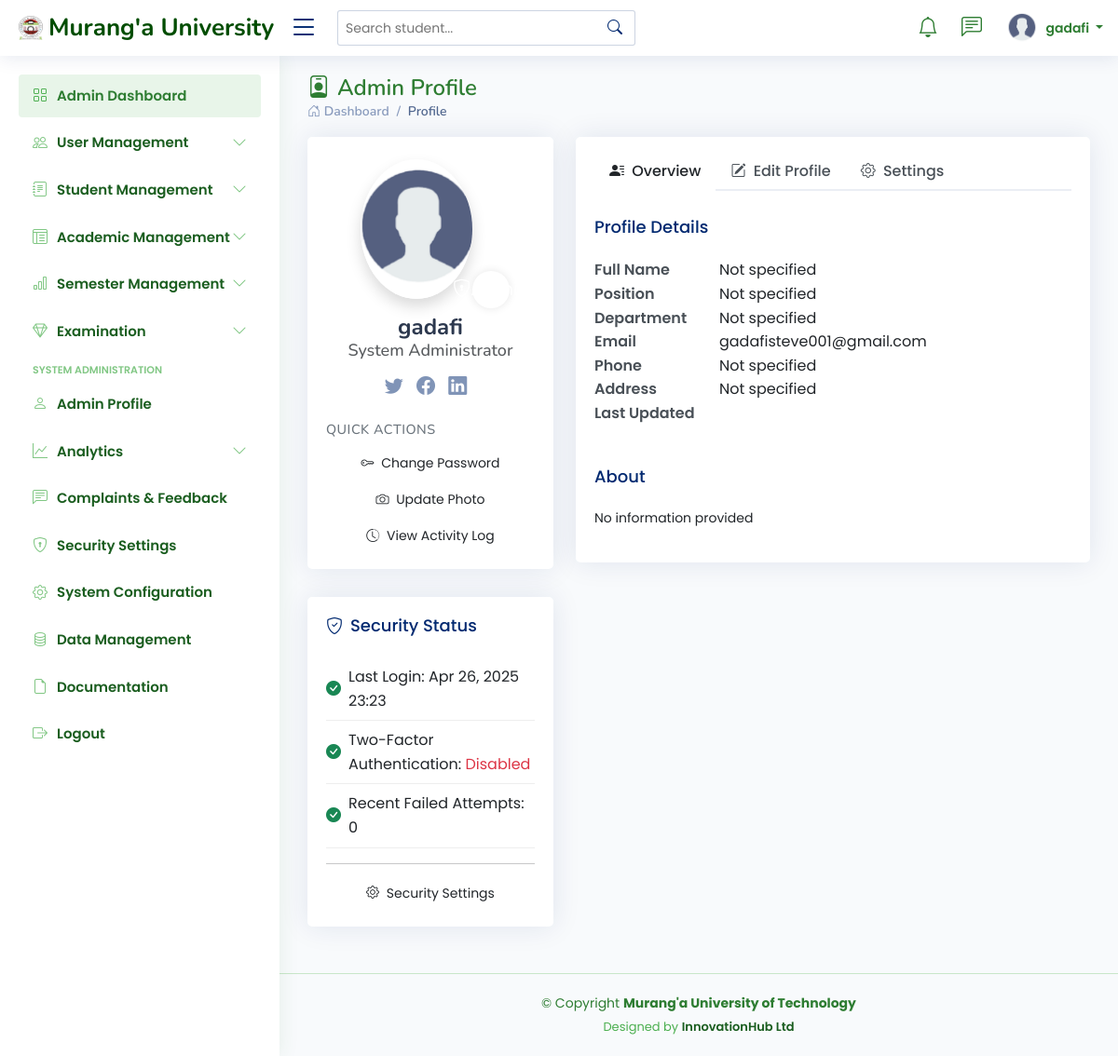
/admin_profile/profile/ (signed in), run on an earlier commit of the app's database.
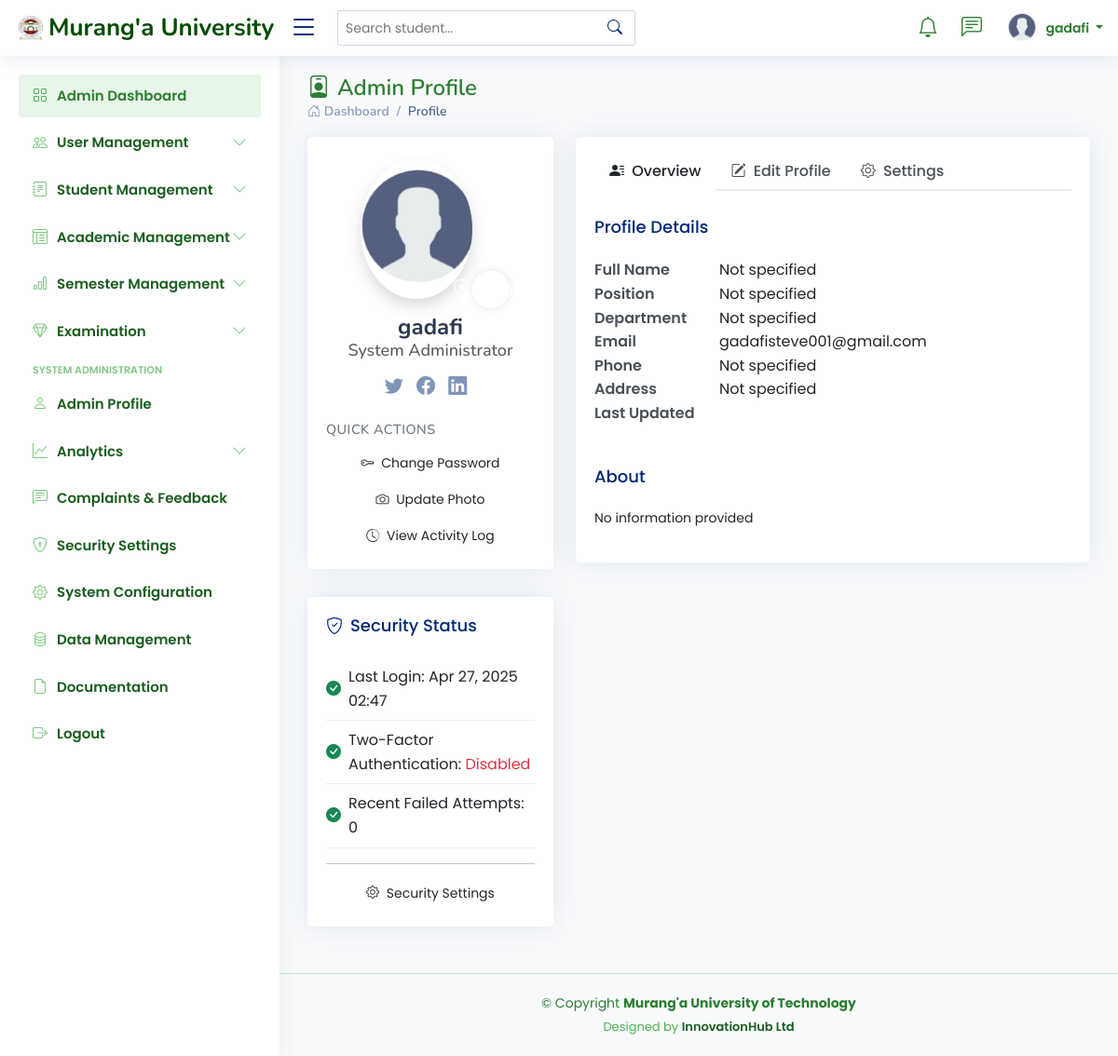
And on a later commit of the database.
### students_portal/models.py (models this page shows, shortened)
class User(AbstractUser):
    USER_TYPES = (
        ('student', 'Student'),
        ('lecturer', 'Lecturer'),
        ('admin', 'Administrator'),
        ('staff', 'Administrative Staff'),
        ('finance', 'Finance Officer'),
    )
    user_type = models.CharField(max_length=20, choices=USER_TYPES)
    is_verified = models.BooleanField(default=False)
    status = models.CharField(max_length=20, choices=[
        ('active', 'Active'),
        ('inactive', 'Inactive'),
        ('suspended', 'Suspended'),
    ], default='active')
    phone_number = models.CharField(max_length=15, blank=True, null=True)
    last_password_change = models.DateTimeField(default=timezone.now)
    password_reset_token = models.CharField(max_length=100, blank=True, null=True)
    password_reset_token_expiry = models.DateTimeField(blank=True, null=True)
    created_at = models.DateTimeField(auto_now_add=True)
    updated_at = models.DateTimeField(auto_now=True)

### students_portal/views.py (the view)
# urls.py: path('admin_profile/profile/', views.admin_profile, name='admin_profile'),
@login_required
@user_passes_test(lambda u: u.is_superuser or u.is_staff)
def admin_profile(request):
    admin_profile, created = AdminProfile.objects.get_or_create(user=request.user)
    login_attempts = 0  # Replace with actual logic
    context = {
        'admin_profile': admin_profile,
        'login_attempts': login_attempts,
    }
    return render(request, 'admin/admin_profile.html', context)

### templates/admin/admin_profile.html (shortened to what the changed rows need)
{% extends 'base/base.html'%}
{% load static %}
{% block content %}
<div class="pagetitle">
    <h1><i class="bi bi-person-badge me-2"></i>Admin Profile</h1>
</div>
<section class="section profile">
    <div class="row">
        <div class="col-xl-4">
            <div class="card">
                <div class="card-body profile-card pt-4 d-flex flex-column align-items-center">
                    <div class="profile-image-wrapper">
                        <img src="{% if admin_profile.profile_picture %}{{ admin_profile.profile_picture.url }}{% else %}{% static 'assets/img/profile.png' %}{% endif %}"
                             alt="Profile" class="rounded-circle shadow">
                        <div class="profile-badge bg-university-primary">
                        </div>
                    </div>
                    <h2 class="mt-3">{{ user.get_full_name|default:user.username }}</h2>
                    <h3 class="text-muted">{{ user.admin_profile.position|default:"System Administrator" }}</h3>
                    <div class="social-links mt-2">
                        <a href="#" class="twitter"><i class="bi bi-twitter"></i></a>
                        <a href="#" class="facebook"><i class="bi bi-facebook"></i></a>
                        <a href="#" class="linkedin"><i class="bi bi-linkedin"></i></a>
                    </div>
                    <div class="mt-4 w-100">
                        <h5 class="section-title">Quick Actions</h5>
                        <div class="d-grid gap-2">
                        </div>
                    </div>
                </div>
            </div>
            <div class="card mt-3">
                <div class="card-body">
                    <div class="security-item">
                        <i class="bi bi-check-circle-fill text-success me-2"></i>
                        <span>Last Login: {{ user.last_login|date:"M d, Y H:i" }}</span>
                    </div>
                </div>
            </div>
        </div>
        <div class="col-xl-8">
            <div class="card">
                <div class="card-body pt-3">
                    <div class="tab-content pt-2">
                        <div class="tab-pane fade show active" id="profile-overview">
                            <div class="row">
                                <div class="col-lg-3 col-md-4 label">Full Name</div>
                                <div class="col-lg-9 col-md-8">{{ user.get_full_name|default:"Not specified" }}</div>
                            </div>
                            <div class="row">
                                <div class="col-lg-3 col-md-4 label">Email</div>
                                <div class="col-lg-9 col-md-8">{{ user.email }}</div>
                            </div>
                        </div>
                    </div>
                </div>
            </div>
        </div>
    </div>
</section>
{% endblock %}

### templates/base/navbars/admin_navbar.html (shortened to what this page needs)
{% load static %}
<header id="header" class="header fixed-top d-flex align-items-center">
  <div class="d-flex align-items-center justify-content-between">
    <a href="{% url 'admin_dashboard' %}" class="logo d-flex align-items-center">
      <img src="{% static 'assets/img/logo.png'%}" alt="UniLink Logo">
      <span class="d-none d-lg-block" style="color: #004d00; font-weight: bold;">
       Murang'a University
      </span>
    </a>
    <i class="bi bi-list toggle-sidebar-btn"></i>
  </div>
  <div class="search-bar">
    <form class="search-form d-flex align-items-center" method="GET" action="#">
      <input type="text" name="q" placeholder="Search student..." title="Enter search keyword">
      <button type="submit" title="Search"><i class="bi bi-search"></i></button>
    </form>
  </div>
  <nav class="header-nav ms-auto">
    <ul class="d-flex align-items-center">
      <li class="nav-item dropdown">
        <a class="nav-link nav-icon" href="#" data-bs-toggle="dropdown">
          <i class="bi bi-bell"></i>
        </a>
      </li>
      <li class="nav-item dropdown">
        <a class="nav-link nav-icon" href="#" data-bs-toggle="dropdown">
          <i class="bi bi-chat-left-text"></i>
        </a>
      </li>
      <li class="nav-item dropdown pe-3">
        <a class="nav-link nav-profile d-flex align-items-center pe-0" href="#" data-bs-toggle="dropdown">
          {% if request.user.student.profile_picture %}
            <img src="{{ request.user.student.profile_picture.url }}" alt="Profile" class="rounded-circle">
          {% else %}
            <img src="{% static 'assets/img/profile.png' %}" alt="Profile" class="rounded-circle">
          {% endif %}
          <span class="d-none d-md-block dropdown-toggle ps-2">
            {{ request.user.get_full_name|default:request.user.username }}
          </span>
        </a>
      </li>
    </ul>
  </nav>
</header>

What changed in the data, as far as the page shows it:
changed User "gadafi": last_login "Apr 26, 2025 23:23" → "Apr 27, 2025 02:47"
